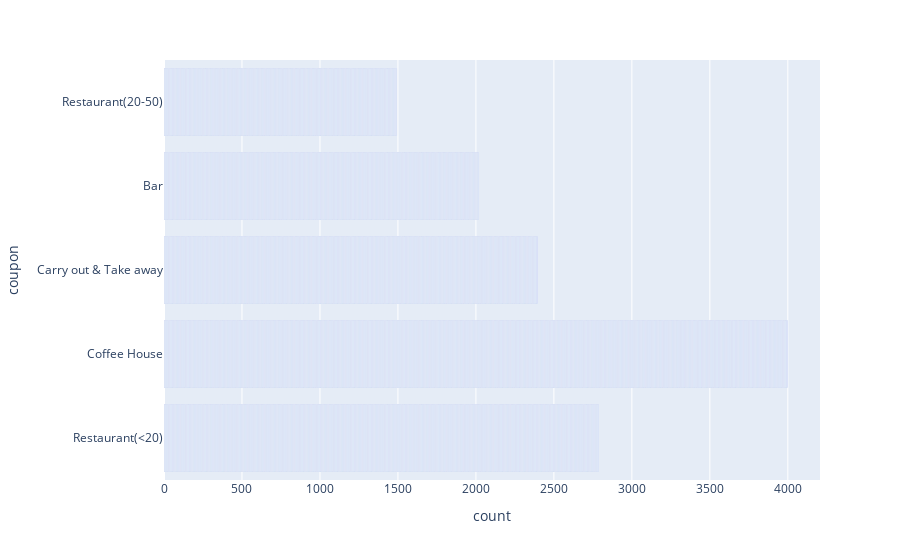

Notebook source saved alongside this figure:
### Code cell
px.bar(df, y= 'coupon')

### Figure 1 — Plotly figure (JSON) as saved in the notebook; plotly's stock layout.template omitted (floating-point values rounded to 4 significant figures; data arrays with more than 128 entries replaced by an {"elided": "..."} marker saying what was removed)
{"data": [{"alignmentgroup": "True", "hovertemplate": "count=%{x}<br>coupon=%{y}<extra></extra>", "legendgroup": "", "marker": {"color": "#636efa", "pattern": {"shape": ""}}, "name": "", "offsetgroup": "", "orientation": "h", "showlegend": false, "textposition": "auto", "type": "bar", "x": {"elided": "12684 int values"}, "xaxis": "x", "y": {"elided": "12684 str values"}, "yaxis": "y"}], "layout": {"barmode": "relative", "legend": {"tracegroupgap": 0}, "margin": {"t": 60}, "xaxis": {"anchor": "y", "domain": [0, 1], "title": {"text": "count"}}, "yaxis": {"anchor": "x", "domain": [0, 1], "title": {"text": "coupon"}}}}
